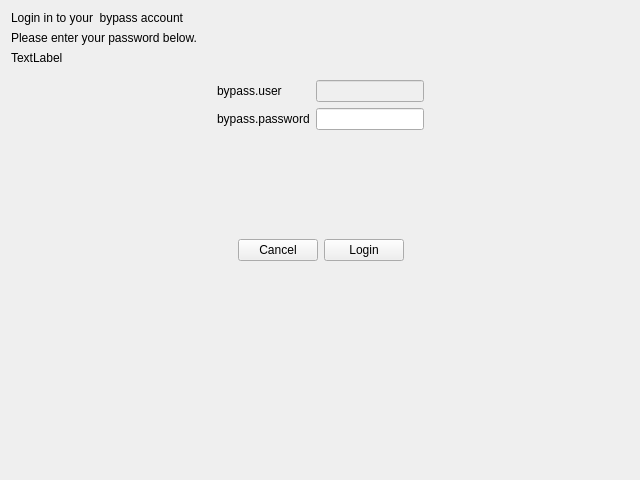
<?xml version="1.0" encoding="UTF-8"?>
<ui version="4.0">
 <class>bypassLoginPage</class>
 <widget class="BypassUserLogin" name="bypassLoginPage">
  <property name="geometry">
   <rect>
    <x>0</x>
    <y>0</y>
    <width>640</width>
    <height>480</height>
   </rect>
  </property>
  <property name="windowTitle">
   <string>Form</string>
  </property>
  <layout class="QVBoxLayout" name="verticalLayout_2">
   <item>
    <layout class="QHBoxLayout" name="horizontalLayout_4">
     <item>
      <widget class="QLabel" name="title">
       <property name="text">
        <string>Login in to your  bypass account</string>
       </property>
      </widget>
     </item>
    </layout>
   </item>
   <item>
    <widget class="QLabel" name="label_3">
     <property name="text">
      <string>Please enter your password below.</string>
     </property>
    </widget>
   </item>
   <item>
    <widget class="QLabel" name="error">
     <property name="text">
      <string>TextLabel</string>
     </property>
    </widget>
   </item>
   <item>
    <layout class="QHBoxLayout" name="horizontalLayout_5">
     <item>
      <spacer name="horizontalSpacer_2">
       <property name="orientation">
        <enum>Qt::Horizontal</enum>
       </property>
       <property name="sizeHint" stdset="0">
        <size>
         <width>40</width>
         <height>20</height>
        </size>
       </property>
      </spacer>
     </item>
     <item>
      <widget class="QFrame" name="signinFrame">
       <property name="frameShadow">
        <enum>QFrame::Raised</enum>
       </property>
       <property name="LPCTags" stdset="0">
        <stringlist>
         <string>BGFrame</string>
        </stringlist>
       </property>
       <layout class="QHBoxLayout" name="horizontalLayout_3">
        <item>
         <layout class="QVBoxLayout" name="verticalLayout">
          <item>
           <layout class="QHBoxLayout" name="horizontalLayout">
            <item>
             <spacer name="horizontalSpacer_3">
              <property name="orientation">
               <enum>Qt::Horizontal</enum>
              </property>
              <property name="sizeHint" stdset="0">
               <size>
                <width>40</width>
                <height>20</height>
               </size>
              </property>
             </spacer>
            </item>
            <item>
             <layout class="QGridLayout" name="gridLayout" rowstretch="0,0,0" columnstretch="0,0">
              <item row="1" column="0">
               <widget class="QLabel" name="label">
                <property name="text">
                 <string>bypass.user</string>
                </property>
               </widget>
              </item>
              <item row="1" column="1">
               <widget class="QLineEdit" name="bypassUserName">
                <property name="enabled">
                 <bool>false</bool>
                </property>
               </widget>
              </item>
              <item row="2" column="1">
               <widget class="QLineEdit" name="bypassPassword">
                <property name="echoMode">
                 <enum>QLineEdit::Password</enum>
                </property>
               </widget>
              </item>
              <item row="2" column="0">
               <widget class="QLabel" name="label_2">
                <property name="layoutDirection">
                 <enum>Qt::RightToLeft</enum>
                </property>
                <property name="text">
                 <string>bypass.password</string>
                </property>
               </widget>
              </item>
             </layout>
            </item>
            <item>
             <spacer name="horizontalSpacer_4">
              <property name="orientation">
               <enum>Qt::Horizontal</enum>
              </property>
              <property name="sizeHint" stdset="0">
               <size>
                <width>40</width>
                <height>20</height>
               </size>
              </property>
             </spacer>
            </item>
           </layout>
          </item>
          <item>
           <spacer name="verticalSpacer">
            <property name="orientation">
             <enum>Qt::Vertical</enum>
            </property>
            <property name="sizeHint" stdset="0">
             <size>
              <width>20</width>
              <height>40</height>
             </size>
            </property>
           </spacer>
          </item>
          <item>
           <layout class="QHBoxLayout" name="horizontalLayout_2">
            <item>
             <spacer name="horizontalSpacer_5">
              <property name="orientation">
               <enum>Qt::Horizontal</enum>
              </property>
              <property name="sizeHint" stdset="0">
               <size>
                <width>40</width>
                <height>20</height>
               </size>
              </property>
             </spacer>
            </item>
            <item>
             <widget class="QPushButton" name="bypassCancel">
              <property name="text">
               <string>Cancel</string>
              </property>
             </widget>
            </item>
            <item>
             <widget class="QPushButton" name="bypassLogin">
              <property name="text">
               <string>Login</string>
              </property>
             </widget>
            </item>
            <item>
             <spacer name="horizontalSpacer_6">
              <property name="orientation">
               <enum>Qt::Horizontal</enum>
              </property>
              <property name="sizeHint" stdset="0">
               <size>
                <width>40</width>
                <height>20</height>
               </size>
              </property>
             </spacer>
            </item>
           </layout>
          </item>
         </layout>
        </item>
       </layout>
      </widget>
     </item>
     <item>
      <spacer name="horizontalSpacer">
       <property name="orientation">
        <enum>Qt::Horizontal</enum>
       </property>
       <property name="sizeHint" stdset="0">
        <size>
         <width>40</width>
         <height>20</height>
        </size>
       </property>
      </spacer>
     </item>
    </layout>
   </item>
   <item>
    <spacer name="verticalSpacer_2">
     <property name="orientation">
      <enum>Qt::Vertical</enum>
     </property>
     <property name="sizeHint" stdset="0">
      <size>
       <width>20</width>
       <height>40</height>
      </size>
     </property>
    </spacer>
   </item>
  </layout>
 </widget>
 <customwidgets>
  <customwidget>
   <class>BypassUserLogin</class>
   <extends>QWidget</extends>
   <header>bypassuserlogin.h</header>
   <container>1</container>
  </customwidget>
 </customwidgets>
 <resources/>
 <connections>
  <connection>
   <sender>bypassLogin</sender>
   <signal>clicked()</signal>
   <receiver>bypassLoginPage</receiver>
   <slot>bypassLoginin()</slot>
   <hints>
    <hint type="sourcelabel">
     <x>271</x>
     <y>176</y>
    </hint>
    <hint type="destinationlabel">
     <x>265</x>
     <y>253</y>
    </hint>
   </hints>
  </connection>
  <connection>
   <sender>bypassCancel</sender>
   <signal>clicked()</signal>
   <receiver>bypassLoginPage</receiver>
   <slot>bypassCancel()</slot>
   <hints>
    <hint type="sourcelabel">
     <x>374</x>
     <y>176</y>
    </hint>
    <hint type="destinationlabel">
     <x>378</x>
     <y>255</y>
    </hint>
   </hints>
  </connection>
 </connections>
 <slots>
  <slot>bypassLoginin()</slot>
  <slot>bypassCancel()</slot>
 </slots>
</ui>
